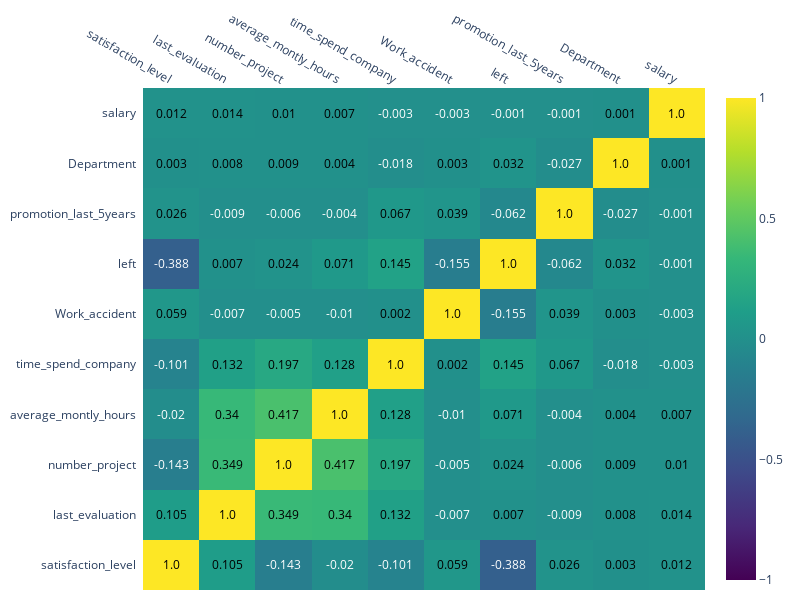

Notebook cell for this chart:
### Code cell
# draw headmap
fig = ff.create_annotated_heatmap(
            z=df_corr_round.to_numpy(),
            x=df_corr.columns.tolist(),
            y=df_corr.columns.tolist(),
            zmax=1, zmin=-1,
            showscale=True,
            hoverongaps=True,
            colorscale='Viridis',
            annotation_text=df_corr_round.to_numpy()
            )

fig.update_layout(
    margin = dict(t=10,r=10,b=10,l=10),
    showlegend = False,
    width = 800, height = 600
)

### Figure 1 — Plotly figure (JSON) as saved in the notebook; plotly's stock layout.template omitted (floating-point values rounded to 4 significant figures)
{"data": [{"colorscale": [[0, "#440154"], [0.1111, "#482878"], [0.2222, "#3e4989"], [0.3333, "#31688e"], [0.4444, "#26828e"], [0.5556, "#1f9e89"], [0.6667, "#35b779"], [0.7778, "#6ece58"], [0.8889, "#b5de2b"], [1, "#fde725"]], "hoverongaps": true, "reversescale": false, "showscale": true, "type": "heatmap", "x": ["satisfaction_level", "last_evaluation", "number_project", "average_montly_hours", "time_spend_company", "Work_accident", "left", "promotion_last_5years", "Department", "salary"], "y": ["satisfaction_level", "last_evaluation", "number_project", "average_montly_hours", "time_spend_company", "Work_accident", "left", "promotion_last_5years", "Department", "salary"], "z": [[1, 0.105, -0.143, -0.02, -0.101, 0.059, -0.388, 0.026, 0.003, 0.012], [0.105, 1, 0.349, 0.34, 0.132, -0.007, 0.007, -0.009, 0.008, 0.014], [-0.143, 0.349, 1, 0.417, 0.197, -0.005, 0.024, -0.006, 0.009, 0.01], [-0.02, 0.34, 0.417, 1, 0.128, -0.01, 0.071, -0.004, 0.004, 0.007], [-0.101, 0.132, 0.197, 0.128, 1, 0.002, 0.145, 0.067, -0.018, -0.003], [0.059, -0.007, -0.005, -0.01, 0.002, 1, -0.155, 0.039, 0.003, -0.003], [-0.388, 0.007, 0.024, 0.071, 0.145, -0.155, 1, -0.062, 0.032, -0.001], [0.026, -0.009, -0.006, -0.004, 0.067, 0.039, -0.062, 1, -0.027, -0.001], [0.003, 0.008, 0.009, 0.004, -0.018, 0.003, 0.032, -0.027, 1, 0.001], [0.012, 0.014, 0.01, 0.007, -0.003, -0.003, -0.001, -0.001, 0.001, 1]], "zmax": 1, "zmin": -1}], "layout": {"annotations": [{"font": {"color": "#000000"}, "showarrow": false, "text": "1.0", "x": "satisfaction_level", "xref": "x", "y": "satisfaction_level", "yref": "y"}, {"font": {"color": "#000000"}, "showarrow": false, "text": "0.105", "x": "last_evaluation", "xref": "x", "y": "satisfaction_level", "yref": "y"}, {"font": {"color": "#FFFFFF"}, "showarrow": false, "text": "-0.143", "x": "number_project", "xref": "x", "y": "satisfaction_level", "yref": "y"}, {"font": {"color": "#FFFFFF"}, "showarrow": false, "text": "-0.02", "x": "average_montly_hours", "xref": "x", "y": "satisfaction_level", "yref": "y"}, {"font": {"color": "#FFFFFF"}, "showarrow": false, "text": "-0.101", "x": "time_spend_company", "xref": "x", "y": "satisfaction_level", "yref": "y"}, {"font": {"color": "#000000"}, "showarrow": false, "text": "0.059", "x": "Work_accident", "xref": "x", "y": "satisfaction_level", "yref": "y"}, {"font": {"color": "#FFFFFF"}, "showarrow": false, "text": "-0.388", "x": "left", "xref": "x", "y": "satisfaction_level", "yref": "y"}, {"font": {"color": "#000000"}, "showarrow": false, "text": "0.026", "x": "promotion_last_5years", "xref": "x", "y": "satisfaction_level", "yref": "y"}, {"font": {"color": "#000000"}, "showarrow": false, "text": "0.003", "x": "Department", "xref": "x", "y": "satisfaction_level", "yref": "y"}, {"font": {"color": "#000000"}, "showarrow": false, "text": "0.012", "x": "salary", "xref": "x", "y": "satisfaction_level", "yref": "y"}, {"font": {"color": "#000000"}, "showarrow": false, "text": "0.105", "x": "satisfaction_level", "xref": "x", "y": "last_evaluation", "yref": "y"}, {"font": {"color": "#000000"}, "showarrow": false, "text": "1.0", "x": "last_evaluation", "xref": "x", "y": "last_evaluation", "yref": "y"}, {"font": {"color": "#000000"}, "showarrow": false, "text": "0.349", "x": "number_project", "xref": "x", "y": "last_evaluation", "yref": "y"}, {"font": {"color": "#000000"}, "showarrow": false, "text": "0.34", "x": "average_montly_hours", "xref": "x", "y": "last_evaluation", "yref": "y"}, {"font": {"color": "#000000"}, "showarrow": false, "text": "0.132", "x": "time_spend_company", "xref": "x", "y": "last_evaluation", "yref": "y"}, {"font": {"color": "#FFFFFF"}, "showarrow": false, "text": "-0.007", "x": "Work_accident", "xref": "x", "y": "last_evaluation", "yref": "y"}, {"font": {"color": "#000000"}, "showarrow": false, "text": "0.007", "x": "left", "xref": "x", "y": "last_evaluation", "yref": "y"}, {"font": {"color": "#FFFFFF"}, "showarrow": false, "text": "-0.009", "x": "promotion_last_5years", "xref": "x", "y": "last_evaluation", "yref": "y"}, {"font": {"color": "#000000"}, "showarrow": false, "text": "0.008", "x": "Department", "xref": "x", "y": "last_evaluation", "yref": "y"}, {"font": {"color": "#000000"}, "showarrow": false, "text": "0.014", "x": "salary", "xref": "x", "y": "last_evaluation", "yref": "y"}, {"font": {"color": "#FFFFFF"}, "showarrow": false, "text": "-0.143", "x": "satisfaction_level", "xref": "x", "y": "number_project", "yref": "y"}, {"font": {"color": "#000000"}, "showarrow": false, "text": "0.349", "x": "last_evaluation", "xref": "x", "y": "number_project", "yref": "y"}, {"font": {"color": "#000000"}, "showarrow": false, "text": "1.0", "x": "number_project", "xref": "x", "y": "number_project", "yref": "y"}, {"font": {"color": "#000000"}, "showarrow": false, "text": "0.417", "x": "average_montly_hours", "xref": "x", "y": "number_project", "yref": "y"}, {"font": {"color": "#000000"}, "showarrow": false, "text": "0.197", "x": "time_spend_company", "xref": "x", "y": "number_project", "yref": "y"}, {"font": {"color": "#FFFFFF"}, "showarrow": false, "text": "-0.005", "x": "Work_accident", "xref": "x", "y": "number_project", "yref": "y"}, {"font": {"color": "#000000"}, "showarrow": false, "text": "0.024", "x": "left", "xref": "x", "y": "number_project", "yref": "y"}, {"font": {"color": "#FFFFFF"}, "showarrow": false, "text": "-0.006", "x": "promotion_last_5years", "xref": "x", "y": "number_project", "yref": "y"}, {"font": {"color": "#000000"}, "showarrow": false, "text": "0.009", "x": "Department", "xref": "x", "y": "number_project", "yref": "y"}, {"font": {"color": "#000000"}, "showarrow": false, "text": "0.01", "x": "salary", "xref": "x", "y": "number_project", "yref": "y"}, {"font": {"color": "#FFFFFF"}, "showarrow": false, "text": "-0.02", "x": "satisfaction_level", "xref": "x", "y": "average_montly_hours", "yref": "y"}, {"font": {"color": "#000000"}, "showarrow": false, "text": "0.34", "x": "last_evaluation", "xref": "x", "y": "average_montly_hours", "yref": "y"}, {"font": {"color": "#000000"}, "showarrow": false, "text": "0.417", "x": "number_project", "xref": "x", "y": "average_montly_hours", "yref": "y"}, {"font": {"color": "#000000"}, "showarrow": false, "text": "1.0", "x": "average_montly_hours", "xref": "x", "y": "average_montly_hours", "yref": "y"}, {"font": {"color": "#000000"}, "showarrow": false, "text": "0.128", "x": "time_spend_company", "xref": "x", "y": "average_montly_hours", "yref": "y"}, {"font": {"color": "#FFFFFF"}, "showarrow": false, "text": "-0.01", "x": "Work_accident", "xref": "x", "y": "average_montly_hours", "yref": "y"}, {"font": {"color": "#000000"}, "showarrow": false, "text": "0.071", "x": "left", "xref": "x", "y": "average_montly_hours", "yref": "y"}, {"font": {"color": "#FFFFFF"}, "showarrow": false, "text": "-0.004", "x": "promotion_last_5years", "xref": "x", "y": "average_montly_hours", "yref": "y"}, {"font": {"color": "#000000"}, "showarrow": false, "text": "0.004", "x": "Department", "xref": "x", "y": "average_montly_hours", "yref": "y"}, {"font": {"color": "#000000"}, "showarrow": false, "text": "0.007", "x": "salary", "xref": "x", "y": "average_montly_hours", "yref": "y"}, {"font": {"color": "#FFFFFF"}, "showarrow": false, "text": "-0.101", "x": "satisfaction_level", "xref": "x", "y": "time_spend_company", "yref": "y"}, {"font": {"color": "#000000"}, "showarrow": false, "text": "0.132", "x": "last_evaluation", "xref": "x", "y": "time_spend_company", "yref": "y"}, {"font": {"color": "#000000"}, "showarrow": false, "text": "0.197", "x": "number_project", "xref": "x", "y": "time_spend_company", "yref": "y"}, {"font": {"color": "#000000"}, "showarrow": false, "text": "0.128", "x": "average_montly_hours", "xref": "x", "y": "time_spend_company", "yref": "y"}, {"font": {"color": "#000000"}, "showarrow": false, "text": "1.0", "x": "time_spend_company", "xref": "x", "y": "time_spend_company", "yref": "y"}, {"font": {"color": "#000000"}, "showarrow": false, "text": "0.002", "x": "Work_accident", "xref": "x", "y": "time_spend_company", "yref": "y"}, {"font": {"color": "#000000"}, "showarrow": false, "text": "0.145", "x": "left", "xref": "x", "y": "time_spend_company", "yref": "y"}, {"font": {"color": "#000000"}, "showarrow": false, "text": "0.067", "x": "promotion_last_5years", "xref": "x", "y": "time_spend_company", "yref": "y"}, {"font": {"color": "#FFFFFF"}, "showarrow": false, "text": "-0.018", "x": "Department", "xref": "x", "y": "time_spend_company", "yref": "y"}, {"font": {"color": "#FFFFFF"}, "showarrow": false, "text": "-0.003", "x": "salary", "xref": "x", "y": "time_spend_company", "yref": "y"}, {"font": {"color": "#000000"}, "showarrow": false, "text": "0.059", "x": "satisfaction_level", "xref": "x", "y": "Work_accident", "yref": "y"}, {"font": {"color": "#FFFFFF"}, "showarrow": false, "text": "-0.007", "x": "last_evaluation", "xref": "x", "y": "Work_accident", "yref": "y"}, {"font": {"color": "#FFFFFF"}, "showarrow": false, "text": "-0.005", "x": "number_project", "xref": "x", "y": "Work_accident", "yref": "y"}, {"font": {"color": "#FFFFFF"}, "showarrow": false, "text": "-0.01", "x": "average_montly_hours", "xref": "x", "y": "Work_accident", "yref": "y"}, {"font": {"color": "#000000"}, "showarrow": false, "text": "0.002", "x": "time_spend_company", "xref": "x", "y": "Work_accident", "yref": "y"}, {"font": {"color": "#000000"}, "showarrow": false, "text": "1.0", "x": "Work_accident", "xref": "x", "y": "Work_accident", "yref": "y"}, {"font": {"color": "#FFFFFF"}, "showarrow": false, "text": "-0.155", "x": "left", "xref": "x", "y": "Work_accident", "yref": "y"}, {"font": {"color": "#000000"}, "showarrow": false, "text": "0.039", "x": "promotion_last_5years", "xref": "x", "y": "Work_accident", "yref": "y"}, {"font": {"color": "#000000"}, "showarrow": false, "text": "0.003", "x": "Department", "xref": "x", "y": "Work_accident", "yref": "y"}, {"font": {"color": "#FFFFFF"}, "showarrow": false, "text": "-0.003", "x": "salary", "xref": "x", "y": "Work_accident", "yref": "y"}, {"font": {"color": "#FFFFFF"}, "showarrow": false, "text": "-0.388", "x": "satisfaction_level", "xref": "x", "y": "left", "yref": "y"}, {"font": {"color": "#000000"}, "showarrow": false, "text": "0.007", "x": "last_evaluation", "xref": "x", "y": "left", "yref": "y"}, {"font": {"color": "#000000"}, "showarrow": false, "text": "0.024", "x": "number_project", "xref": "x", "y": "left", "yref": "y"}, {"font": {"color": "#000000"}, "showarrow": false, "text": "0.071", "x": "average_montly_hours", "xref": "x", "y": "left", "yref": "y"}, {"font": {"color": "#000000"}, "showarrow": false, "text": "0.145", "x": "time_spend_company", "xref": "x", "y": "left", "yref": "y"}, {"font": {"color": "#FFFFFF"}, "showarrow": false, "text": "-0.155", "x": "Work_accident", "xref": "x", "y": "left", "yref": "y"}, {"font": {"color": "#000000"}, "showarrow": false, "text": "1.0", "x": "left", "xref": "x", "y": "left", "yref": "y"}, {"font": {"color": "#FFFFFF"}, "showarrow": false, "text": "-0.062", "x": "promotion_last_5years", "xref": "x", "y": "left", "yref": "y"}, {"font": {"color": "#000000"}, "showarrow": false, "text": "0.032", "x": "Department", "xref": "x", "y": "left", "yref": "y"}, {"font": {"color": "#FFFFFF"}, "showarrow": false, "text": "-0.001", "x": "salary", "xref": "x", "y": "left", "yref": "y"}, {"font": {"color": "#000000"}, "showarrow": false, "text": "0.026", "x": "satisfaction_level", "xref": "x", "y": "promotion_last_5years", "yref": "y"}, {"font": {"color": "#FFFFFF"}, "showarrow": false, "text": "-0.009", "x": "last_evaluation", "xref": "x", "y": "promotion_last_5years", "yref": "y"}, {"font": {"color": "#FFFFFF"}, "showarrow": false, "text": "-0.006", "x": "number_project", "xref": "x", "y": "promotion_last_5years", "yref": "y"}, {"font": {"color": "#FFFFFF"}, "showarrow": false, "text": "-0.004", "x": "average_montly_hours", "xref": "x", "y": "promotion_last_5years", "yref": "y"}, {"font": {"color": "#000000"}, "showarrow": false, "text": "0.067", "x": "time_spend_company", "xref": "x", "y": "promotion_last_5years", "yref": "y"}, {"font": {"color": "#000000"}, "showarrow": false, "text": "0.039", "x": "Work_accident", "xref": "x", "y": "promotion_last_5years", "yref": "y"}, {"font": {"color": "#FFFFFF"}, "showarrow": false, "text": "-0.062", "x": "left", "xref": "x", "y": "promotion_last_5years", "yref": "y"}, {"font": {"color": "#000000"}, "showarrow": false, "text": "1.0", "x": "promotion_last_5years", "xref": "x", "y": "promotion_last_5years", "yref": "y"}, {"font": {"color": "#FFFFFF"}, "showarrow": false, "text": "-0.027", "x": "Department", "xref": "x", "y": "promotion_last_5years", "yref": "y"}, {"font": {"color": "#FFFFFF"}, "showarrow": false, "text": "-0.001", "x": "salary", "xref": "x", "y": "promotion_last_5years", "yref": "y"}, {"font": {"color": "#000000"}, "showarrow": false, "text": "0.003", "x": "satisfaction_level", "xref": "x", "y": "Department", "yref": "y"}, {"font": {"color": "#000000"}, "showarrow": false, "text": "0.008", "x": "last_evaluation", "xref": "x", "y": "Department", "yref": "y"}, {"font": {"color": "#000000"}, "showarrow": false, "text": "0.009", "x": "number_project", "xref": "x", "y": "Department", "yref": "y"}, {"font": {"color": "#000000"}, "showarrow": false, "text": "0.004", "x": "average_montly_hours", "xref": "x", "y": "Department", "yref": "y"}, {"font": {"color": "#FFFFFF"}, "showarrow": false, "text": "-0.018", "x": "time_spend_company", "xref": "x", "y": "Department", "yref": "y"}, {"font": {"color": "#000000"}, "showarrow": false, "text": "0.003", "x": "Work_accident", "xref": "x", "y": "Department", "yref": "y"}, {"font": {"color": "#000000"}, "showarrow": false, "text": "0.032", "x": "left", "xref": "x", "y": "Department", "yref": "y"}, {"font": {"color": "#FFFFFF"}, "showarrow": false, "text": "-0.027", "x": "promotion_last_5years", "xref": "x", "y": "Department", "yref": "y"}, {"font": {"color": "#000000"}, "showarrow": false, "text": "1.0", "x": "Department", "xref": "x", "y": "Department", "yref": "y"}, {"font": {"color": "#000000"}, "showarrow": false, "text": "0.001", "x": "salary", "xref": "x", "y": "Department", "yref": "y"}, {"font": {"color": "#000000"}, "showarrow": false, "text": "0.012", "x": "satisfaction_level", "xref": "x", "y": "salary", "yref": "y"}, {"font": {"color": "#000000"}, "showarrow": false, "text": "0.014", "x": "last_evaluation", "xref": "x", "y": "salary", "yref": "y"}, {"font": {"color": "#000000"}, "showarrow": false, "text": "0.01", "x": "number_project", "xref": "x", "y": "salary", "yref": "y"}, {"font": {"color": "#000000"}, "showarrow": false, "text": "0.007", "x": "average_montly_hours", "xref": "x", "y": "salary", "yref": "y"}, {"font": {"color": "#FFFFFF"}, "showarrow": false, "text": "-0.003", "x": "time_spend_company", "xref": "x", "y": "salary", "yref": "y"}, {"font": {"color": "#FFFFFF"}, "showarrow": false, "text": "-0.003", "x": "Work_accident", "xref": "x", "y": "salary", "yref": "y"}, {"font": {"color": "#FFFFFF"}, "showarrow": false, "text": "-0.001", "x": "left", "xref": "x", "y": "salary", "yref": "y"}, {"font": {"color": "#FFFFFF"}, "showarrow": false, "text": "-0.001", "x": "promotion_last_5years", "xref": "x", "y": "salary", "yref": "y"}, {"font": {"color": "#000000"}, "showarrow": false, "text": "0.001", "x": "Department", "xref": "x", "y": "salary", "yref": "y"}, {"font": {"color": "#000000"}, "showarrow": false, "text": "1.0", "x": "salary", "xref": "x", "y": "salary", "yref": "y"}], "height": 600, "margin": {"b": 10, "l": 10, "r": 10, "t": 10}, "showlegend": false, "width": 800, "xaxis": {"dtick": 1, "gridcolor": "rgb(0, 0, 0)", "side": "top", "ticks": ""}, "yaxis": {"dtick": 1, "ticks": "", "ticksuffix": "  "}}}
